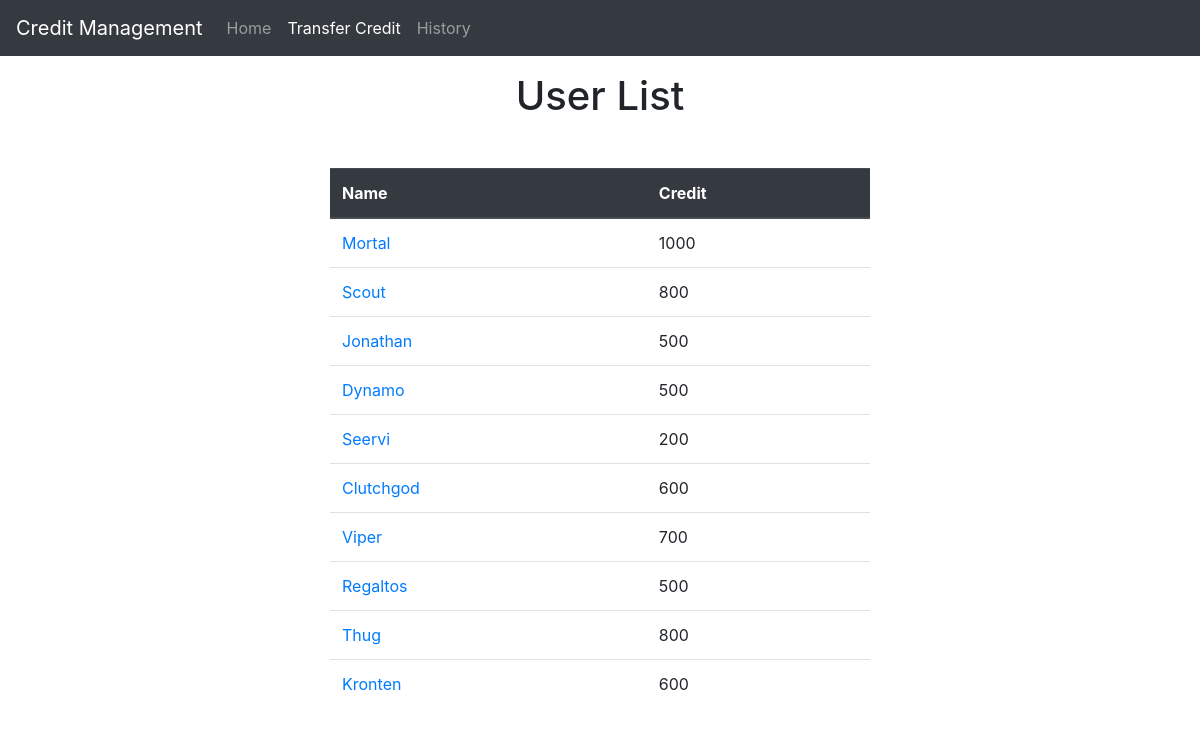
The page /transfer_credit on the database as committed earlier.
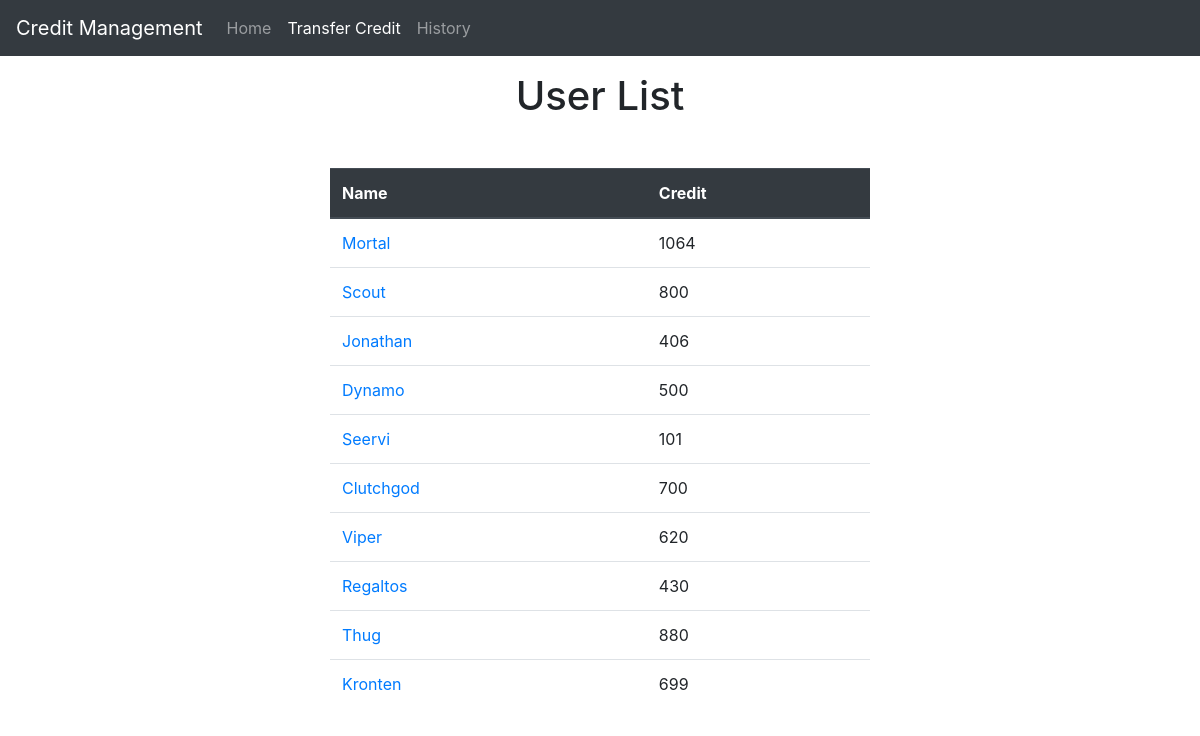
The same page on the database as committed later.
### cm/models.py (models this page shows, shortened)
class User(models.Model):
    name = models.CharField(max_length=40)
    email = models.EmailField(max_length=40)
    phone = models.CharField(max_length=20, default='')
    current_credit = models.IntegerField()

### cm/views.py (the view)
# urls.py: path('transfer_credit', views.transfer_credit, name='transfer_credit'),
def transfer_credit(request):
    users = User.objects.all()
    context = {'users':users}
    return render(request, 'transfer.html', context)

### templates/transfer.html (shortened to what this page needs)
{% extends 'base.html' %}
{% load static %}
{% block transferactive %}active{% endblock transferactive %}
{% block body %}
<div class="container my-3">
    <h1 class="text-center">User List</h1>
    <div class="container my-3 mt-3 userlist">
        <table class="table my-5 mb-5 pb-5">
            <thead class="thead-dark">
                <tr>
                    <th scope="col">Name</th>
                    <th scope="col">Credit</th>
                </tr>
            </thead>
            <tbody>
                {% for user in users %}
                <tr>
                    <td><a href="/user/{{user.name}}">{{user.name}}</a></td>
                    <td>{{user.current_credit}}</td>
                </tr>
                {% endfor %}
            </tbody>
        </table>
    </div>
</div>
{% endblock body %}

Rows that differ between the two databases and show on the page:
changed User "Mortal": current_credit "1000" → "1064"
changed User "Jonathan": current_credit "500" → "406"
changed User "Seervi": current_credit "200" → "101"
changed User "Clutchgod": current_credit "600" → "700"
changed User "Viper": current_credit "700" → "620"
changed User "Regaltos": current_credit "500" → "430"
changed User "Thug": current_credit "800" → "880"
changed User "Kronten": current_credit "600" → "699"
